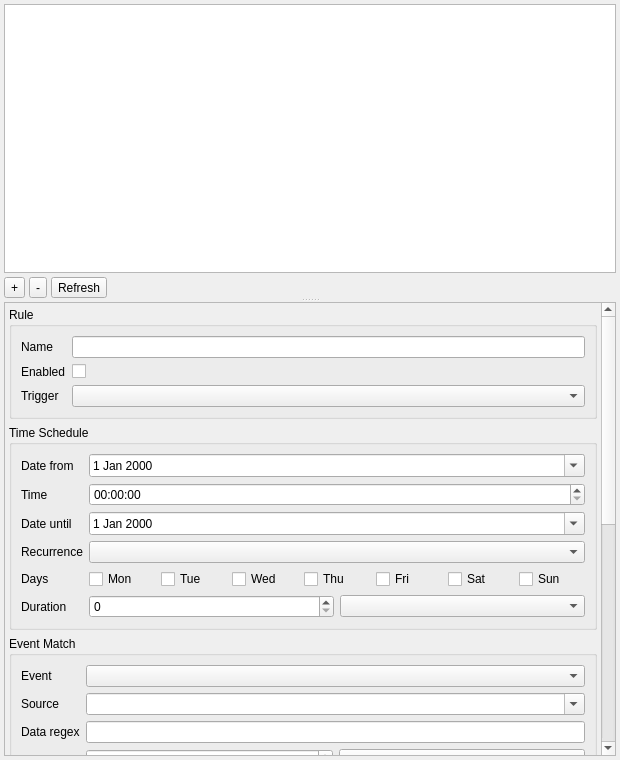
<?xml version="1.0" encoding="UTF-8"?>
<ui version="4.0">
 <class>SchedulerGUI</class>
 <widget class="RollupContents" name="SchedulerGUI">
  <property name="geometry">
   <rect>
    <x>0</x>
    <y>0</y>
    <width>620</width>
    <height>760</height>
   </rect>
  </property>
  <property name="sizePolicy">
   <sizepolicy hsizetype="Expanding" vsizetype="Expanding">
    <horstretch>0</horstretch>
    <verstretch>0</verstretch>
   </sizepolicy>
  </property>
  <property name="minimumSize">
   <size>
    <width>420</width>
    <height>300</height>
   </size>
  </property>
  <property name="windowTitle">
   <string>Scheduler</string>
  </property>
  <widget class="QWidget" name="settingsContainer" native="true">
   <property name="geometry">
    <rect>
     <x>0</x>
     <y>0</y>
     <width>620</width>
     <height>760</height>
    </rect>
   </property>
   <property name="sizePolicy">
    <sizepolicy hsizetype="Expanding" vsizetype="Expanding">
     <horstretch>0</horstretch>
     <verstretch>0</verstretch>
    </sizepolicy>
   </property>
   <property name="windowTitle">
    <string>Rules</string>
   </property>
   <layout class="QVBoxLayout" name="settingsLayout">
    <property name="spacing">
     <number>4</number>
    </property>
    <property name="leftMargin">
     <number>4</number>
    </property>
    <property name="topMargin">
     <number>4</number>
    </property>
    <property name="rightMargin">
     <number>4</number>
    </property>
    <property name="bottomMargin">
     <number>4</number>
    </property>
    <item>
     <widget class="QSplitter" name="ruleEditorSplitter">
      <property name="orientation">
       <enum>Qt::Orientation::Vertical</enum>
      </property>
      <widget class="QWidget" name="ruleListPane">
       <layout class="QVBoxLayout" name="ruleListLayout">
        <property name="spacing">
         <number>4</number>
        </property>
        <property name="leftMargin">
         <number>0</number>
        </property>
        <property name="topMargin">
         <number>0</number>
        </property>
        <property name="rightMargin">
         <number>0</number>
        </property>
        <property name="bottomMargin">
         <number>0</number>
        </property>
        <item>
         <widget class="QTableWidget" name="rulesTable">
      <property name="minimumSize">
       <size>
        <width>0</width>
        <height>150</height>
       </size>
      </property>
      <property name="editTriggers">
       <set>QAbstractItemView::EditTrigger::NoEditTriggers</set>
      </property>
      <property name="selectionMode">
       <enum>QAbstractItemView::SelectionMode::SingleSelection</enum>
      </property>
      <property name="selectionBehavior">
       <enum>QAbstractItemView::SelectionBehavior::SelectRows</enum>
      </property>
         </widget>
        </item>
        <item>
         <layout class="QHBoxLayout" name="ruleButtonLayout">
      <item>
       <widget class="QToolButton" name="addRule">
        <property name="toolTip">
         <string>Add rule</string>
        </property>
        <property name="text">
         <string>+</string>
        </property>
       </widget>
      </item>
      <item>
       <widget class="QToolButton" name="deleteRule">
        <property name="toolTip">
         <string>Delete selected rule</string>
        </property>
        <property name="text">
         <string>-</string>
        </property>
       </widget>
      </item>
      <item>
       <widget class="QToolButton" name="refreshLists">
        <property name="toolTip">
         <string>Refresh device, feature and event source lists</string>
        </property>
        <property name="text">
         <string>Refresh</string>
        </property>
       </widget>
      </item>
      <item>
       <spacer name="ruleButtonSpacer">
        <property name="orientation">
         <enum>Qt::Orientation::Horizontal</enum>
        </property>
        <property name="sizeHint" stdset="0">
         <size>
          <width>40</width>
          <height>20</height>
         </size>
        </property>
       </spacer>
      </item>
         </layout>
        </item>
       </layout>
      </widget>
      <widget class="QScrollArea" name="editorScrollArea">
      <property name="widgetResizable">
       <bool>true</bool>
      </property>
      <widget class="QWidget" name="editorScrollContents">
       <property name="geometry">
        <rect>
         <x>0</x>
         <y>0</y>
         <width>593</width>
         <height>979</height>
        </rect>
       </property>
       <layout class="QVBoxLayout" name="editorLayout">
        <property name="spacing">
         <number>6</number>
        </property>
        <property name="leftMargin">
         <number>4</number>
        </property>
        <property name="topMargin">
         <number>4</number>
        </property>
        <property name="rightMargin">
         <number>4</number>
        </property>
        <property name="bottomMargin">
         <number>4</number>
        </property>
        <item>
         <widget class="QGroupBox" name="ruleEditor">
          <property name="title">
           <string>Rule</string>
          </property>
          <layout class="QFormLayout" name="ruleForm">
           <item row="0" column="0">
            <widget class="QLabel" name="ruleNameLabel">
             <property name="text">
              <string>Name</string>
             </property>
            </widget>
           </item>
           <item row="0" column="1">
            <widget class="QLineEdit" name="ruleName"/>
           </item>
           <item row="1" column="0">
            <widget class="QLabel" name="ruleEnabledLabel">
             <property name="text">
              <string>Enabled</string>
             </property>
            </widget>
           </item>
           <item row="1" column="1">
            <widget class="QCheckBox" name="ruleEnabled">
             <property name="text">
              <string/>
             </property>
            </widget>
           </item>
           <item row="2" column="0">
            <widget class="QLabel" name="triggerTypeLabel">
             <property name="text">
              <string>Trigger</string>
             </property>
            </widget>
           </item>
           <item row="2" column="1">
            <widget class="QComboBox" name="triggerType"/>
           </item>
          </layout>
         </widget>
        </item>
        <item>
         <widget class="QGroupBox" name="timeGroup">
          <property name="title">
           <string>Time Schedule</string>
          </property>
          <layout class="QFormLayout" name="timeForm">
           <item row="0" column="0">
            <widget class="QLabel" name="dateFromLabel">
             <property name="text">
              <string>Date from</string>
             </property>
            </widget>
           </item>
           <item row="0" column="1">
            <widget class="QDateEdit" name="dateFrom">
             <property name="calendarPopup">
              <bool>true</bool>
             </property>
            </widget>
           </item>
           <item row="1" column="0">
            <widget class="QLabel" name="timeLabel">
             <property name="text">
              <string>Time</string>
             </property>
            </widget>
           </item>
           <item row="1" column="1">
            <widget class="QTimeEdit" name="time"/>
           </item>
           <item row="2" column="0">
            <widget class="QLabel" name="dateUntilLabel">
             <property name="text">
              <string>Date until</string>
             </property>
            </widget>
           </item>
           <item row="2" column="1">
            <widget class="QDateEdit" name="dateUntil">
             <property name="calendarPopup">
              <bool>true</bool>
             </property>
            </widget>
           </item>
           <item row="3" column="0">
            <widget class="QLabel" name="recurrenceLabel">
             <property name="text">
              <string>Recurrence</string>
             </property>
            </widget>
           </item>
           <item row="3" column="1">
            <widget class="QComboBox" name="recurrence"/>
           </item>
           <item row="4" column="0">
            <widget class="QLabel" name="weekdaysLabel">
             <property name="text">
              <string>Days</string>
             </property>
            </widget>
           </item>
           <item row="4" column="1">
            <widget class="QWidget" name="weekdaysWidget" native="true">
             <layout class="QHBoxLayout" name="weekdaysLayout">
              <property name="leftMargin">
               <number>0</number>
              </property>
              <property name="topMargin">
               <number>0</number>
              </property>
              <property name="rightMargin">
               <number>0</number>
              </property>
              <property name="bottomMargin">
               <number>0</number>
              </property>
              <item>
               <widget class="QCheckBox" name="monday">
                <property name="text">
                 <string>Mon</string>
                </property>
               </widget>
              </item>
              <item>
               <widget class="QCheckBox" name="tuesday">
                <property name="text">
                 <string>Tue</string>
                </property>
               </widget>
              </item>
              <item>
               <widget class="QCheckBox" name="wednesday">
                <property name="text">
                 <string>Wed</string>
                </property>
               </widget>
              </item>
              <item>
               <widget class="QCheckBox" name="thursday">
                <property name="text">
                 <string>Thu</string>
                </property>
               </widget>
              </item>
              <item>
               <widget class="QCheckBox" name="friday">
                <property name="text">
                 <string>Fri</string>
                </property>
               </widget>
              </item>
              <item>
               <widget class="QCheckBox" name="saturday">
                <property name="text">
                 <string>Sat</string>
                </property>
               </widget>
              </item>
              <item>
               <widget class="QCheckBox" name="sunday">
                <property name="text">
                 <string>Sun</string>
                </property>
               </widget>
              </item>
             </layout>
            </widget>
           </item>
           <item row="5" column="0">
            <widget class="QLabel" name="durationLabel">
             <property name="text">
              <string>Duration</string>
             </property>
            </widget>
           </item>
           <item row="5" column="1">
            <layout class="QHBoxLayout" name="durationLayout">
             <item>
              <widget class="QSpinBox" name="duration">
               <property name="maximum">
                <number>86400</number>
               </property>
              </widget>
             </item>
             <item>
              <widget class="QComboBox" name="durationUnit"/>
             </item>
            </layout>
           </item>
          </layout>
         </widget>
        </item>
        <item>
         <widget class="QGroupBox" name="eventGroup">
          <property name="title">
           <string>Event Match</string>
          </property>
          <layout class="QFormLayout" name="eventForm">
           <item row="0" column="0">
            <widget class="QLabel" name="eventTypeLabel">
             <property name="text">
              <string>Event</string>
             </property>
            </widget>
           </item>
           <item row="0" column="1">
            <widget class="QComboBox" name="eventType"/>
           </item>
           <item row="1" column="0">
            <widget class="QLabel" name="eventSourceLabel">
             <property name="text">
              <string>Source</string>
             </property>
            </widget>
           </item>
           <item row="1" column="1">
            <widget class="QComboBox" name="eventSource">
             <property name="editable">
              <bool>true</bool>
             </property>
            </widget>
           </item>
           <item row="2" column="0">
            <widget class="QLabel" name="eventDataRegexLabel">
             <property name="text">
              <string>Data regex</string>
             </property>
            </widget>
           </item>
           <item row="2" column="1">
            <widget class="QLineEdit" name="eventDataRegex"/>
           </item>
           <item row="3" column="0">
            <widget class="QLabel" name="eventDelayLabel">
             <property name="text">
              <string>Delay</string>
             </property>
            </widget>
           </item>
           <item row="3" column="1">
            <layout class="QHBoxLayout" name="delayLayout">
             <item>
              <widget class="QSpinBox" name="eventDelay">
               <property name="maximum">
                <number>86400</number>
               </property>
              </widget>
             </item>
             <item>
              <widget class="QComboBox" name="eventDelayUnit"/>
             </item>
            </layout>
           </item>
          </layout>
         </widget>
        </item>
        <item>
         <widget class="QGroupBox" name="commandGroup">
          <property name="title">
           <string>Command and Speech</string>
          </property>
          <layout class="QFormLayout" name="commandForm">
           <item row="0" column="0">
            <widget class="QLabel" name="commandLabel">
             <property name="text">
              <string>Command</string>
             </property>
            </widget>
           </item>
           <item row="0" column="1">
            <widget class="QLineEdit" name="command"/>
           </item>
           <item row="1" column="0">
            <widget class="QLabel" name="speechLabel">
             <property name="text">
              <string>Speech</string>
             </property>
            </widget>
           </item>
           <item row="1" column="1">
            <widget class="QLineEdit" name="speech"/>
           </item>
          </layout>
         </widget>
        </item>
        <item>
         <widget class="QTabWidget" name="actionsTabs">
          <property name="currentIndex">
           <number>0</number>
          </property>
          <widget class="QWidget" name="deviceActionsTab">
           <attribute name="title">
            <string>Device Actions</string>
           </attribute>
           <layout class="QVBoxLayout" name="deviceActionsTabLayout">
            <property name="leftMargin">
             <number>4</number>
            </property>
            <property name="topMargin">
             <number>4</number>
            </property>
            <property name="rightMargin">
             <number>4</number>
            </property>
            <property name="bottomMargin">
             <number>4</number>
            </property>
            <item>
         <widget class="QGroupBox" name="deviceGroup">
          <property name="title">
           <string>Device Set Actions</string>
          </property>
          <layout class="QVBoxLayout" name="deviceGroupLayout">
           <item>
            <widget class="QTableWidget" name="deviceActionsTable">
             <property name="minimumSize">
              <size>
               <width>0</width>
               <height>90</height>
              </size>
             </property>
             <property name="editTriggers">
              <set>QAbstractItemView::EditTrigger::NoEditTriggers</set>
             </property>
             <property name="selectionMode">
              <enum>QAbstractItemView::SelectionMode::SingleSelection</enum>
             </property>
             <property name="selectionBehavior">
              <enum>QAbstractItemView::SelectionBehavior::SelectRows</enum>
             </property>
            </widget>
           </item>
           <item>
            <layout class="QHBoxLayout" name="deviceButtonLayout">
             <item>
              <widget class="QToolButton" name="addDeviceAction">
               <property name="toolTip">
                <string>Add device action</string>
               </property>
               <property name="text">
                <string>+</string>
               </property>
              </widget>
             </item>
             <item>
              <widget class="QToolButton" name="deleteDeviceAction">
               <property name="toolTip">
                <string>Delete selected device action</string>
               </property>
               <property name="text">
                <string>-</string>
               </property>
              </widget>
             </item>
             <item>
              <spacer name="deviceButtonSpacer">
               <property name="orientation">
                <enum>Qt::Orientation::Horizontal</enum>
               </property>
               <property name="sizeHint" stdset="0">
                <size>
                 <width>40</width>
                 <height>20</height>
                </size>
               </property>
              </spacer>
             </item>
            </layout>
           </item>
           <item>
            <layout class="QFormLayout" name="deviceForm">
             <item row="0" column="0">
              <widget class="QLabel" name="deviceSetLabel">
               <property name="text">
                <string>Device set</string>
               </property>
              </widget>
             </item>
             <item row="0" column="1">
              <widget class="QComboBox" name="deviceSet">
               <property name="editable">
                <bool>true</bool>
               </property>
              </widget>
             </item>
             <item row="1" column="0">
              <widget class="QLabel" name="presetLabel">
               <property name="text">
                <string>Preset</string>
               </property>
              </widget>
             </item>
             <item row="1" column="1">
              <widget class="QComboBox" name="preset"/>
             </item>
             <item row="2" column="0">
              <widget class="QLabel" name="acquisitionActionLabel">
               <property name="text">
                <string>Acquisition</string>
               </property>
              </widget>
             </item>
             <item row="2" column="1">
              <widget class="QComboBox" name="acquisitionAction"/>
             </item>
             <item row="3" column="0">
              <widget class="QLabel" name="fileSinkActionLabel">
               <property name="text">
                <string>File sinks</string>
               </property>
              </widget>
             </item>
             <item row="3" column="1">
              <widget class="QComboBox" name="fileSinkAction"/>
             </item>
             <item row="4" column="0">
              <widget class="QLabel" name="centerFrequencyLabel">
               <property name="text">
                <string>Center frequency</string>
               </property>
              </widget>
             </item>
             <item row="4" column="1">
              <widget class="QLineEdit" name="centerFrequency"/>
             </item>
            </layout>
           </item>
          </layout>
         </widget>
            </item>
           </layout>
          </widget>
          <widget class="QWidget" name="channelActionsTab">
           <attribute name="title">
            <string>Channel Actions</string>
           </attribute>
           <layout class="QVBoxLayout" name="channelActionsTabLayout">
            <property name="leftMargin">
             <number>4</number>
            </property>
            <property name="topMargin">
             <number>4</number>
            </property>
            <property name="rightMargin">
             <number>4</number>
            </property>
            <property name="bottomMargin">
             <number>4</number>
            </property>
            <item>
         <widget class="QGroupBox" name="channelGroup">
          <property name="title">
           <string>Channel Actions</string>
          </property>
          <layout class="QVBoxLayout" name="channelGroupLayout">
           <item>
            <widget class="QTableWidget" name="channelActionsTable">
             <property name="minimumSize">
              <size>
               <width>0</width>
               <height>90</height>
              </size>
             </property>
             <property name="editTriggers">
              <set>QAbstractItemView::EditTrigger::NoEditTriggers</set>
             </property>
             <property name="selectionMode">
              <enum>QAbstractItemView::SelectionMode::SingleSelection</enum>
             </property>
             <property name="selectionBehavior">
              <enum>QAbstractItemView::SelectionBehavior::SelectRows</enum>
             </property>
            </widget>
           </item>
           <item>
            <layout class="QHBoxLayout" name="channelButtonLayout">
             <item>
              <widget class="QToolButton" name="addChannelAction">
               <property name="toolTip">
                <string>Add channel action</string>
               </property>
               <property name="text">
                <string>+</string>
               </property>
              </widget>
             </item>
             <item>
              <widget class="QToolButton" name="deleteChannelAction">
               <property name="toolTip">
                <string>Delete selected channel action</string>
               </property>
               <property name="text">
                <string>-</string>
               </property>
              </widget>
             </item>
             <item>
              <spacer name="channelButtonSpacer">
               <property name="orientation">
                <enum>Qt::Orientation::Horizontal</enum>
               </property>
               <property name="sizeHint" stdset="0">
                <size>
                 <width>40</width>
                 <height>20</height>
                </size>
               </property>
              </spacer>
             </item>
            </layout>
           </item>
           <item>
            <layout class="QFormLayout" name="channelForm">
             <item row="0" column="0">
              <widget class="QLabel" name="channelDeviceSetLabel">
               <property name="text">
                <string>Device set</string>
               </property>
              </widget>
             </item>
             <item row="0" column="1">
             <widget class="QComboBox" name="channelDeviceSet">
               <property name="editable">
                <bool>false</bool>
               </property>
              </widget>
             </item>
             <item row="1" column="0">
              <widget class="QLabel" name="channelSelectLabel">
               <property name="text">
                <string>Channel</string>
               </property>
              </widget>
             </item>
             <item row="1" column="1">
              <widget class="QComboBox" name="channelSelect">
               <property name="editable">
                <bool>true</bool>
               </property>
              </widget>
             </item>
             <item row="2" column="0">
              <widget class="QLabel" name="channelActionLabel">
               <property name="text">
                <string>Action</string>
               </property>
              </widget>
             </item>
             <item row="2" column="1">
              <widget class="QComboBox" name="channelAction"/>
             </item>
            </layout>
           </item>
          </layout>
         </widget>
            </item>
           </layout>
          </widget>
          <widget class="QWidget" name="featureActionsTab">
           <attribute name="title">
            <string>Feature Actions</string>
           </attribute>
           <layout class="QVBoxLayout" name="featureActionsTabLayout">
            <property name="leftMargin">
             <number>4</number>
            </property>
            <property name="topMargin">
             <number>4</number>
            </property>
            <property name="rightMargin">
             <number>4</number>
            </property>
            <property name="bottomMargin">
             <number>4</number>
            </property>
            <item>
         <widget class="QGroupBox" name="featureGroup">
          <property name="title">
           <string>Feature Actions</string>
          </property>
          <layout class="QVBoxLayout" name="featureGroupLayout">
           <item>
            <widget class="QTableWidget" name="featureActionsTable">
             <property name="minimumSize">
              <size>
               <width>0</width>
               <height>90</height>
              </size>
             </property>
             <property name="editTriggers">
              <set>QAbstractItemView::EditTrigger::NoEditTriggers</set>
             </property>
             <property name="selectionMode">
              <enum>QAbstractItemView::SelectionMode::SingleSelection</enum>
             </property>
             <property name="selectionBehavior">
              <enum>QAbstractItemView::SelectionBehavior::SelectRows</enum>
             </property>
            </widget>
           </item>
           <item>
            <layout class="QHBoxLayout" name="featureButtonLayout">
             <item>
              <widget class="QToolButton" name="addFeatureAction">
               <property name="toolTip">
                <string>Add feature action</string>
               </property>
               <property name="text">
                <string>+</string>
               </property>
              </widget>
             </item>
             <item>
              <widget class="QToolButton" name="deleteFeatureAction">
               <property name="toolTip">
                <string>Delete selected feature action</string>
               </property>
               <property name="text">
                <string>-</string>
               </property>
              </widget>
             </item>
             <item>
              <spacer name="featureButtonSpacer">
               <property name="orientation">
                <enum>Qt::Orientation::Horizontal</enum>
               </property>
               <property name="sizeHint" stdset="0">
                <size>
                 <width>40</width>
                 <height>20</height>
                </size>
               </property>
              </spacer>
             </item>
            </layout>
           </item>
           <item>
            <layout class="QFormLayout" name="featureForm">
             <item row="0" column="0">
              <widget class="QLabel" name="featureSelectLabel">
               <property name="text">
                <string>Feature</string>
               </property>
              </widget>
             </item>
             <item row="0" column="1">
              <widget class="QComboBox" name="featureSelect">
               <property name="editable">
                <bool>true</bool>
               </property>
              </widget>
             </item>
             <item row="1" column="0">
              <widget class="QLabel" name="featureActionLabel">
               <property name="text">
                <string>Action</string>
               </property>
              </widget>
             </item>
             <item row="1" column="1">
              <widget class="QComboBox" name="featureAction"/>
             </item>
            </layout>
           </item>
          </layout>
         </widget>
            </item>
           </layout>
          </widget>
         </widget>
        </item>
       </layout>
      </widget>
     </widget>
     </widget>
    </item>
   </layout>
  </widget>
 </widget>
 <customwidgets>
  <customwidget>
   <class>RollupContents</class>
   <extends>QWidget</extends>
   <header>gui/rollupcontents.h</header>
   <container>1</container>
  </customwidget>
 </customwidgets>
 <resources/>
 <connections/>
</ui>
